Frame 1 (no input): blank canvas, image omitted
Frame 60 (the mouse pressed at the canvas centre just before this capture): blank canvas, image omitted
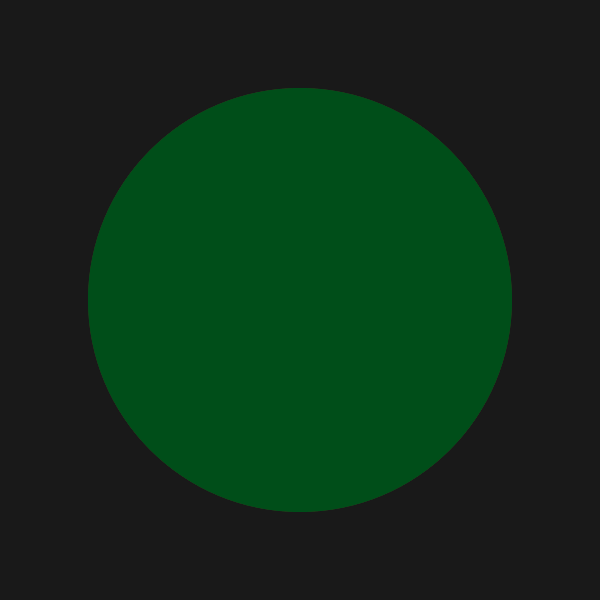
Frame 120 (the mouse held since frame 60 and released just before this capture)

The Processing sketch whose frames 1 and 60 were blank and that drew this single picture after the mouse press (run headless with seeded random() and noise(); from frame 60 on, the mouse is pressed at the canvas centre):

// Processing sketch: processing_158515
// ── processing_158515.pde


float vel = 0; // declara la variable
void setup(){
  colorMode(HSB);
size(600,600); // tamaño de la ventana
}
 
void draw(){
  noStroke();
fill(0,5);// relleno negro casi transparente
rect(0,0,width,height);// cuadrado que cubre toda la pantalla
fill(random(255),255,255);// relleno blanco
vel = dist(mouseX,mouseY,pmouseX,pmouseY); // calcula la velocidad del cursor y la graba en la variable
println(vel); // escribe la velocidad en la pantalla negra
ellipse(mouseX,mouseY,vel,vel); // elipses que siguen al cursor y con tamaño dependiendo de la velocidad
}
